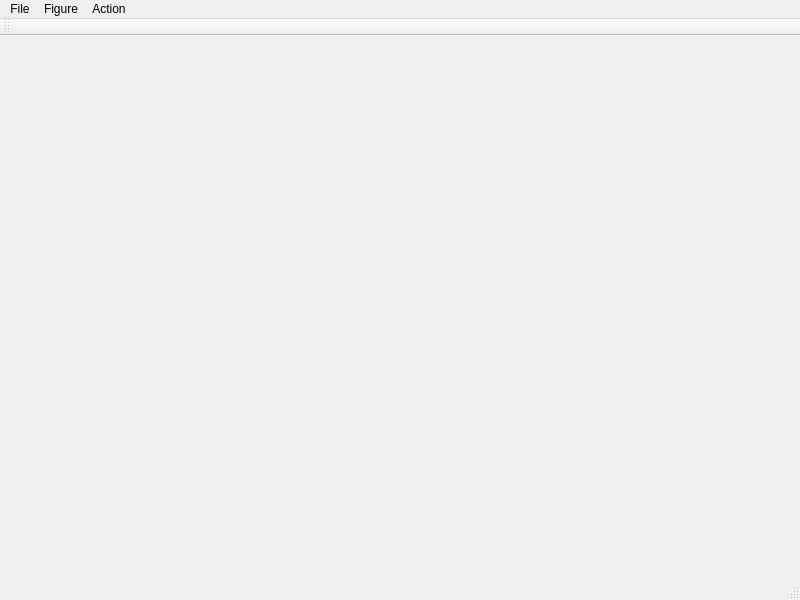
<?xml version="1.0" encoding="UTF-8"?>
<ui version="4.0">
 <class>MainWindow</class>
 <widget class="QMainWindow" name="MainWindow">
  <property name="geometry">
   <rect>
    <x>0</x>
    <y>0</y>
    <width>800</width>
    <height>600</height>
   </rect>
  </property>
  <property name="windowTitle">
   <string>MainWindow</string>
  </property>
  <property name="locale">
   <locale language="English" country="UnitedStates"/>
  </property>
  <property name="unifiedTitleAndToolBarOnMac">
   <bool>false</bool>
  </property>
  <widget class="QWidget" name="centralwidget">
   <layout class="QVBoxLayout" name="verticalLayout_2"/>
  </widget>
  <widget class="QMenuBar" name="menubar">
   <property name="geometry">
    <rect>
     <x>0</x>
     <y>0</y>
     <width>800</width>
     <height>22</height>
    </rect>
   </property>
   <widget class="QMenu" name="menuFile">
    <property name="title">
     <string>File</string>
    </property>
    <addaction name="actionOpen"/>
    <addaction name="actionSave"/>
    <addaction name="actionSave_As"/>
   </widget>
   <widget class="QMenu" name="menuFigure">
    <property name="title">
     <string>Figure</string>
    </property>
    <addaction name="actionRectangle"/>
    <addaction name="actionTriangle"/>
    <addaction name="actionEllipse"/>
    <addaction name="separator"/>
    <addaction name="actionEdge"/>
   </widget>
   <widget class="QMenu" name="menuAction">
    <property name="title">
     <string>Action</string>
    </property>
    <addaction name="actionMove"/>
    <addaction name="actionDelete"/>
   </widget>
   <addaction name="menuFile"/>
   <addaction name="menuFigure"/>
   <addaction name="menuAction"/>
  </widget>
  <widget class="QStatusBar" name="statusbar"/>
  <widget class="QToolBar" name="toolBar">
   <property name="windowTitle">
    <string>toolBar</string>
   </property>
   <attribute name="toolBarArea">
    <enum>TopToolBarArea</enum>
   </attribute>
   <attribute name="toolBarBreak">
    <bool>false</bool>
   </attribute>
  </widget>
  <action name="actionOpen">
   <property name="icon">
    <iconset resource="../../resources.qrc">
     <normaloff>:/icons/file/icons/file/open.png</normaloff>:/icons/file/icons/file/open.png</iconset>
   </property>
   <property name="text">
    <string>Open</string>
   </property>
   <property name="shortcut">
    <string>Ctrl+O</string>
   </property>
  </action>
  <action name="actionSave">
   <property name="icon">
    <iconset resource="../../resources.qrc">
     <normaloff>:/icons/file/icons/file/save.png</normaloff>:/icons/file/icons/file/save.png</iconset>
   </property>
   <property name="text">
    <string>Save</string>
   </property>
   <property name="shortcut">
    <string>Ctrl+S</string>
   </property>
  </action>
  <action name="actionSave_As">
   <property name="icon">
    <iconset resource="../../resources.qrc">
     <normaloff>:/icons/file/icons/file/save_as.png</normaloff>:/icons/file/icons/file/save_as.png</iconset>
   </property>
   <property name="text">
    <string>Save As</string>
   </property>
   <property name="shortcut">
    <string>Ctrl+Shift+S</string>
   </property>
  </action>
  <action name="actionRectangle">
   <property name="icon">
    <iconset>
     <normalon>:/icons/figure/icons/figure/rect.png</normalon>
    </iconset>
   </property>
   <property name="text">
    <string>Rectangle</string>
   </property>
   <property name="shortcut">
    <string>Ctrl+R</string>
   </property>
  </action>
  <action name="actionTriangle">
   <property name="icon">
    <iconset>
     <normalon>:/icons/figure/icons/figure/triangle.png</normalon>
    </iconset>
   </property>
   <property name="text">
    <string>Triangle</string>
   </property>
   <property name="shortcut">
    <string>Ctrl+T</string>
   </property>
  </action>
  <action name="actionEllipse">
   <property name="icon">
    <iconset>
     <normalon>:/icons/figure/icons/figure/check.png</normalon>
    </iconset>
   </property>
   <property name="text">
    <string>Ellipse</string>
   </property>
   <property name="shortcut">
    <string>Ctrl+E</string>
   </property>
  </action>
  <action name="actionEdge">
   <property name="icon">
    <iconset>
     <normalon>:/icons/figure/icons/figure/join.png</normalon>
    </iconset>
   </property>
   <property name="text">
    <string>Edge</string>
   </property>
   <property name="shortcut">
    <string>Ctrl+C</string>
   </property>
  </action>
  <action name="actionMove">
   <property name="icon">
    <iconset>
     <normalon>:/icons/actions/icons/actions/exchange.png</normalon>
    </iconset>
   </property>
   <property name="text">
    <string>Move</string>
   </property>
   <property name="shortcut">
    <string>Ctrl+M</string>
   </property>
  </action>
  <action name="actionDelete">
   <property name="icon">
    <iconset>
     <normalon>:/icons/actions/icons/actions/delete.png</normalon>
    </iconset>
   </property>
   <property name="text">
    <string>Delete</string>
   </property>
   <property name="shortcut">
    <string>Ctrl+Del</string>
   </property>
  </action>
 </widget>
 <resources>
  <include location="../../resources.qrc"/>
 </resources>
 <connections/>
</ui>
